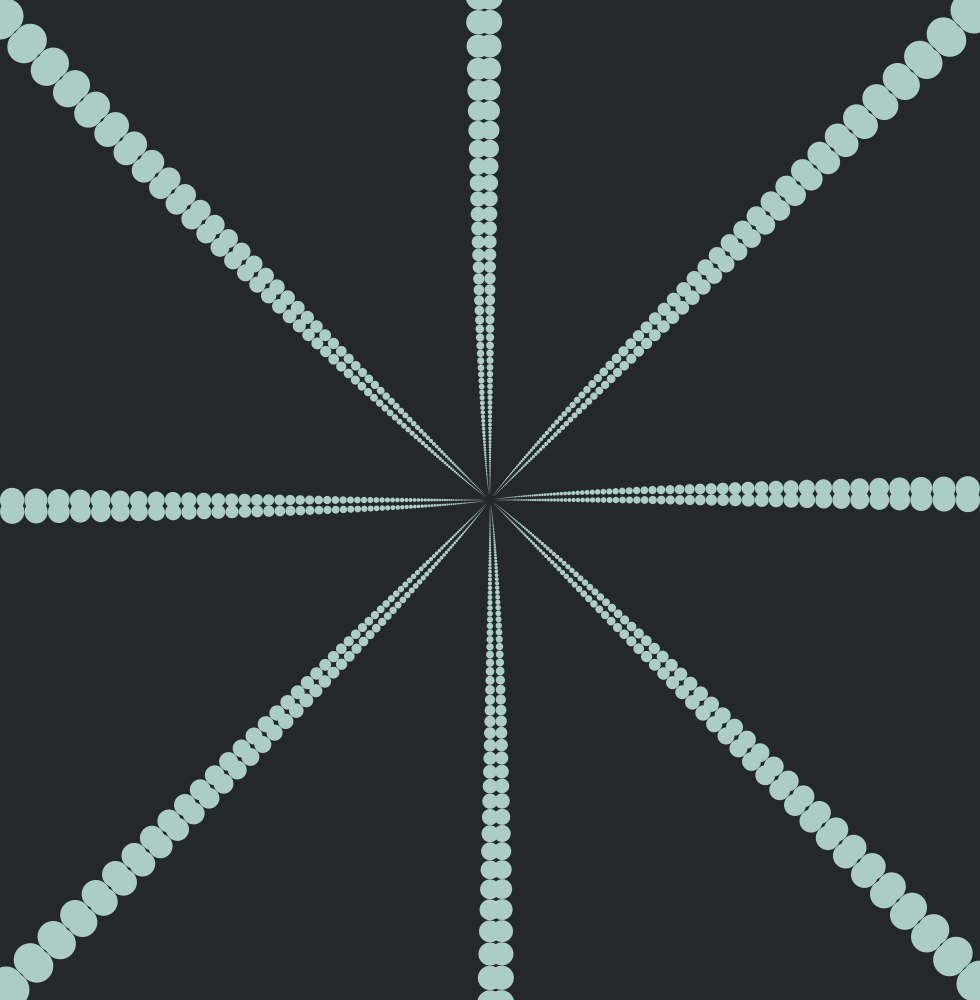
Frame 1 (no input)
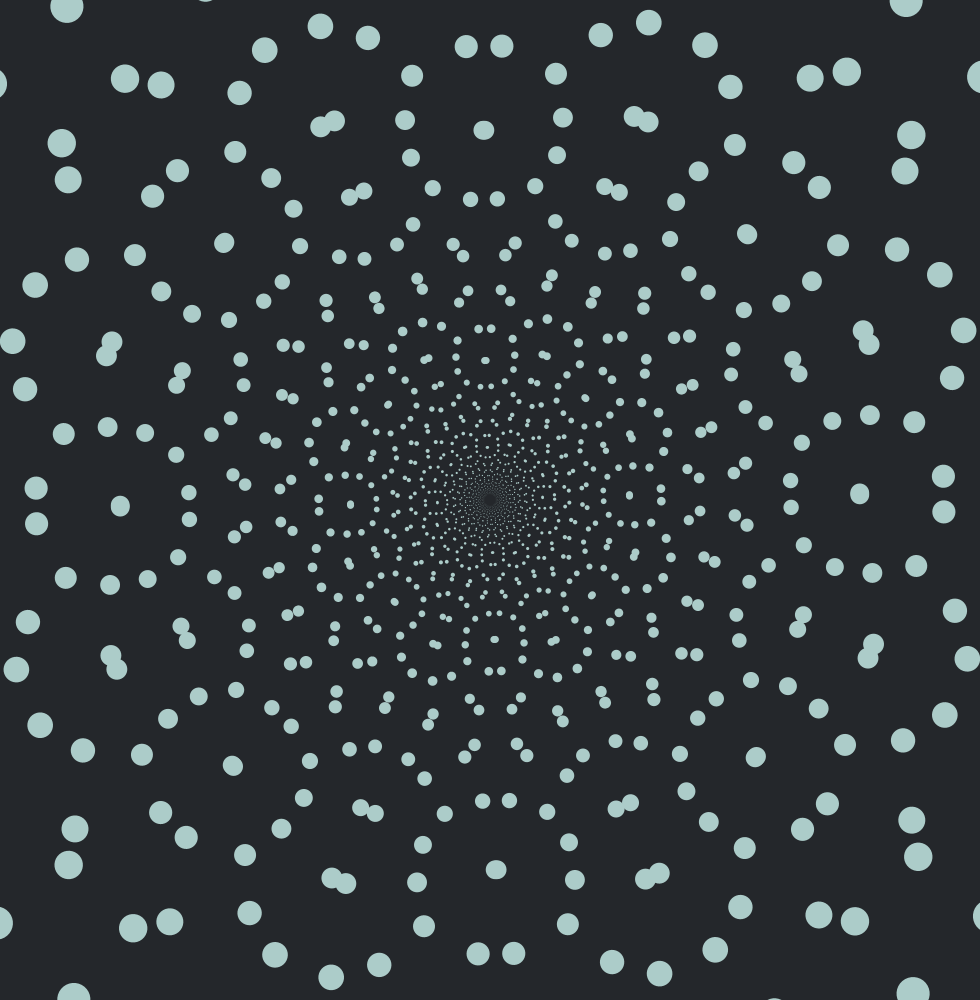
Frame 60 (the mouse pressed at the canvas centre just before this capture)
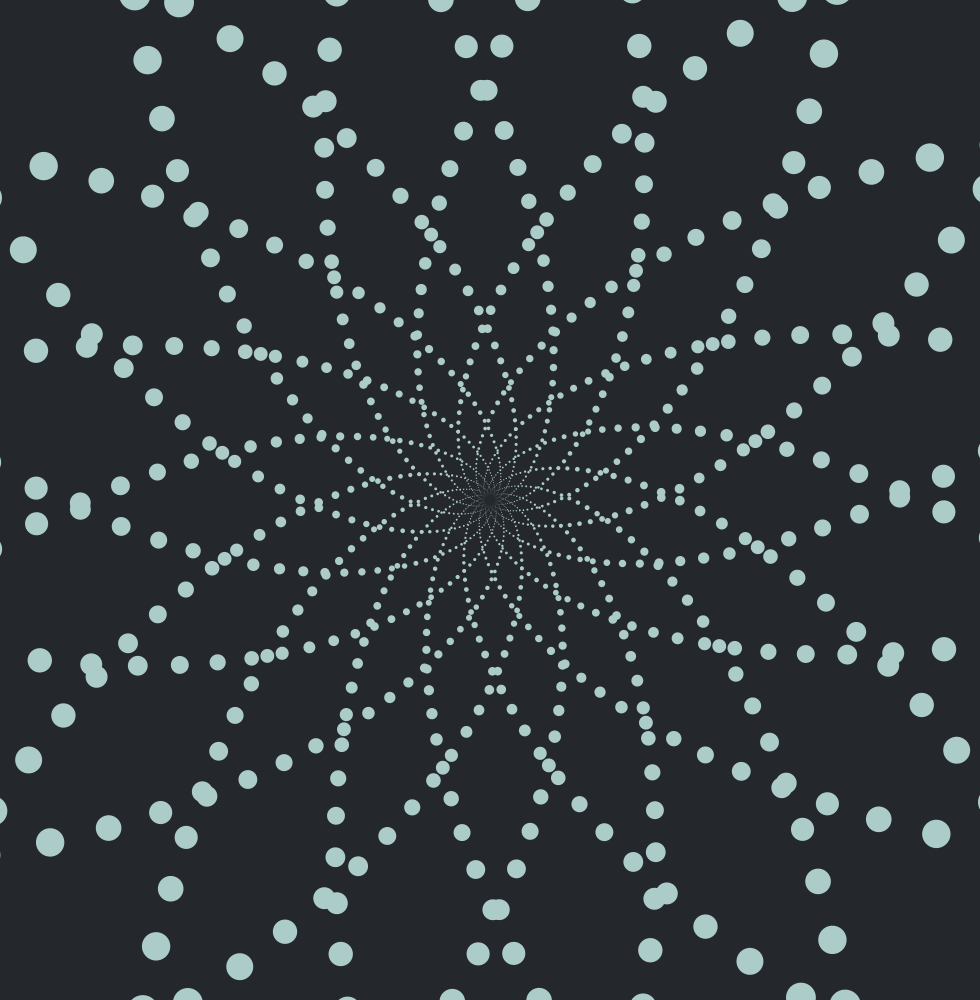
Frame 120 (the mouse held since frame 60 and released just before this capture)

The Processing sketch that drew these frames (run headless with seeded random() and noise(); from frame 60 on, the mouse is pressed at the canvas centre):

// Processing sketch: rotateAndScale
// ── rotateAndScale.pde
float angle;
void setup(){

  size(980,1000);
  surface.setLocation(957,0);
  fill(#ACCCC9); 
  noStroke();
  strokeWeight(6);
  frameRate(7);
}


void draw(){
  background(#24272B);

  float x = width;
  float dia = 50;
  int num = 100;

  translate(width/2,height/2);
  for(float a=0;a<360; a+=45){
    rotate(radians(a));
    pushMatrix();
    for(int i=0; i<num;i++){

      rotate(radians(angle));
      scale(0.95);
      ellipse(x,0,dia,dia);
    }
    popMatrix();
  }
    angle+=0.1;

  for(float a=0;a<360; a+=45){
    rotate(radians(a));
    pushMatrix();
    for(int i=0; i<num;i++){

      rotate(-radians(angle));
      scale(0.95);
      ellipse(x,0,dia,dia);
    }
    popMatrix();
  }
    angle+=0.1;
    if(mousePressed){

      save("rotateAndScale.png");
    }
}
